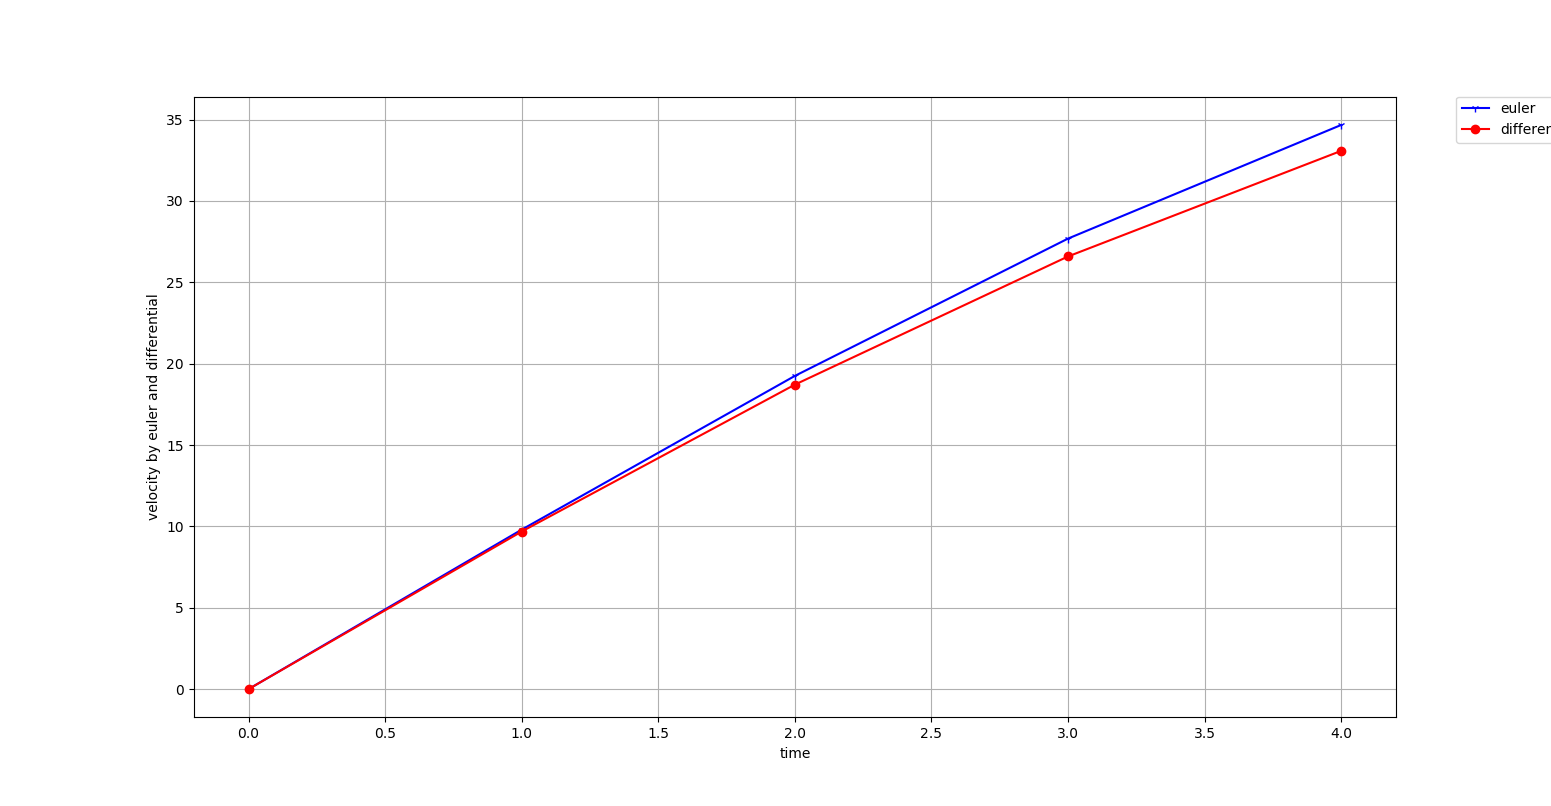

This figure's Python source:
import numpy as np
import matplotlib.pyplot as plt

g=9.8
cd=0.25
m=68

v0=0
v1=(1-0)*(g-cd/m*v0**2)+v0
v2=(2-1)*(g-cd/m*v1**2)+v1
v3=(3-2)*(g-cd/m*v2**2)+v2
v4=(4-3)*(g-cd/m*v3**2)+v3

time=np.arange(0, 5)
vel=np.array([v0, v1, v2, v3, v4])


#  original method

vel_o=np.sqrt(g*m/cd)*np.tanh(np.sqrt(g*cd/m)*time)


plt.figure(1)
plt.plot(time, vel, '-b1', label='euler')
plt.plot(time,  vel_o, '-ro', label='differential')
plt.legend(bbox_to_anchor=(1.05, 1), loc=2, borderaxespad=0.)
plt.grid(True)
plt.xlabel('time')
plt.ylabel('velocity by euler and differential')
plt.show()
